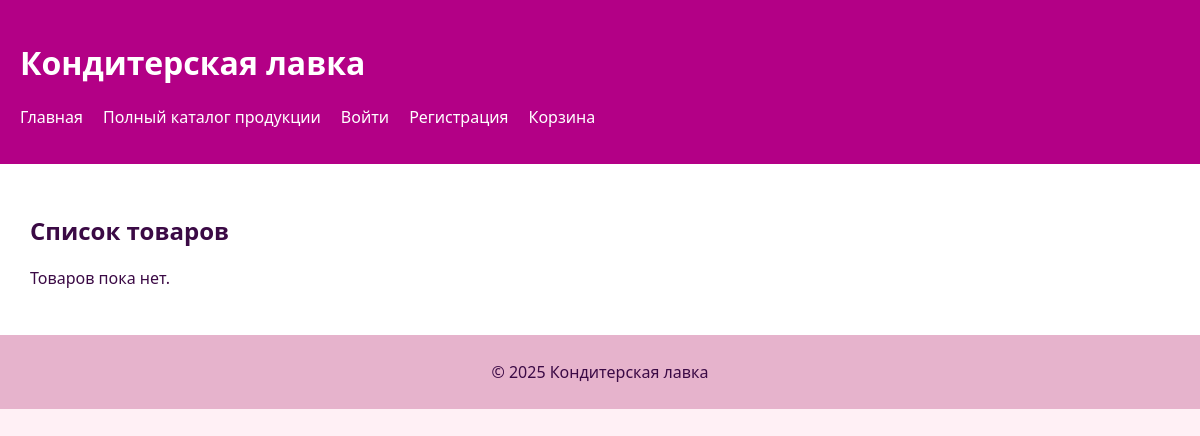
/products/, run on an earlier commit of the app's database.
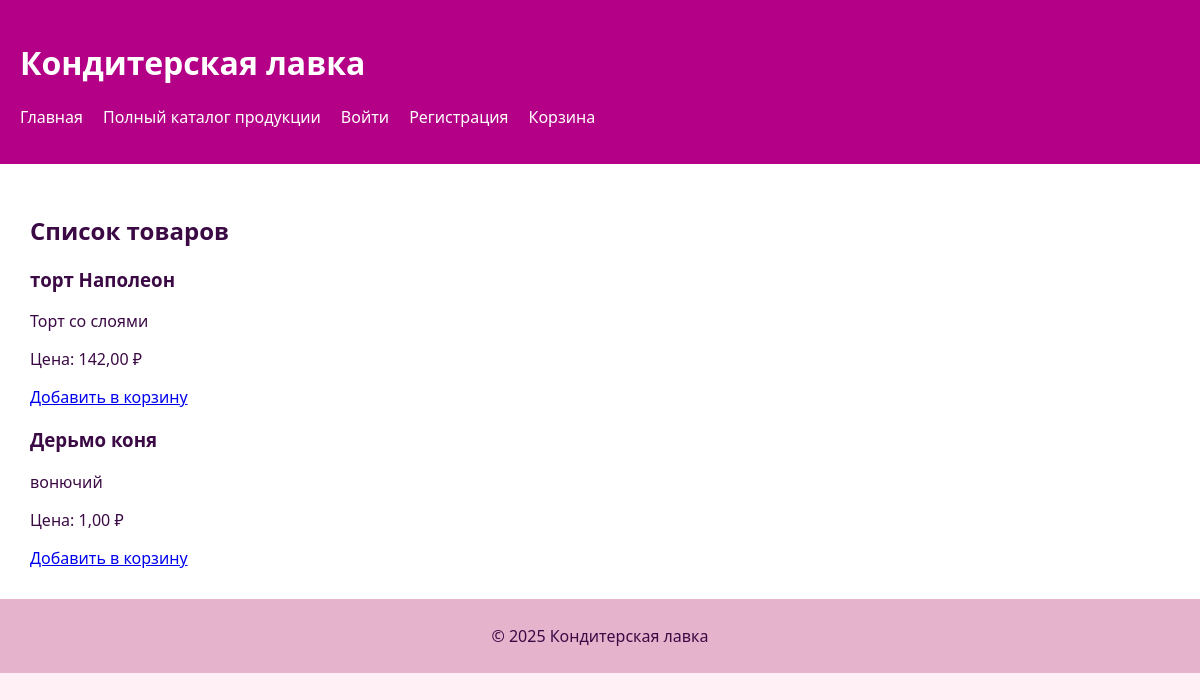
And on a later commit of the database.
### shop/models.py (models this page shows, shortened)
class Product(models.Model):
    name = models.CharField(max_length=255)
    description = models.TextField()
    price = models.DecimalField(max_digits=8, decimal_places=2)
    available = models.BooleanField(default=True)
    image = models.ImageField(upload_to='products/', null=True, blank=True)
    category = models.ForeignKey(Category, on_delete=models.CASCADE, null=True, blank=True)  # ← добавлено

### shop/views.py (the view)
# urls.py: path('products/', views.product_list, name='product_list'),
def product_list(request):
    products = Product.objects.filter(available=True)
    return render(request, 'product_list.html', {'products': products})

### firstproject/templates/product_list.html (shortened to what this page needs)
{% extends 'base.html' %}
{% block content %}
  <h2>Список товаров</h2>
  {% for product in products %}
    <div>
      <h3>{{ product.name }}</h3>
      <p>{{ product.description }}</p>
      <p>Цена: {{ product.price }} ₽</p>
      <a href="{% url 'add_to_cart' product.id %}">Добавить в корзину</a>
    </div>
  {% empty %}
    <p>Товаров пока нет.</p>
  {% endfor %}
{% endblock %}

### firstproject/templates/base.html (shortened to what this page needs)
{% load static %}
<!DOCTYPE html>
<html lang="ru">
<head>
    <link rel="stylesheet" href="{% static 'css/base.css' %}">
</head>
<body>
    <header>
        <h1>Кондитерская лавка</h1>
        <nav>
            <ul>
                <li><a href="{% url 'home' %}">Главная</a></li>
                <li><a href="{% url 'product_list' %}">Полный каталог продукции</a></li>
                {% if user.is_authenticated %}
                    <li>Привет, {{ user.username }}!</li>
                    <li>
                        <form action="{% url 'logout' %}" method="post" style="display:inline;">
                            {% csrf_token %}
                            <button type="submit" style="background:none; border:none; padding:0; color:inherit; cursor:pointer;">
                                Выйти
                            </button>
                        </form>
                    </li>
                {% else %}
                    <li><a href="{% url 'login' %}">Войти</a></li>
                    <li><a href="{% url 'register' %}">Регистрация</a></li>
                {% endif %}
                <li><a href="{% url 'cart' %}">Корзина</a></li>
            </ul>
        </nav>
    </header>
    <main>
        {% block content %}{% endblock %}
    </main>
    <footer>
        <p>&copy; 2025 Кондитерская лавка</p>
    </footer>
</body>
</html>

### firstproject/static/css/base.css (style rules this page uses)
body { margin: 0; font-family: 'Segoe UI', sans-serif; background: #fff0f5; color: #3b0a45; }
header { background: #b30086; color: white; padding: 20px; }
nav ul { list-style: none; display: flex; gap: 20px; padding: 0; }
nav ul li a { color: white; text-decoration: none; }
main { padding: 30px; background: white; }
footer { background: #e6b3cc; text-align: center; padding: 10px; }

What changed in the data, as far as the page shows it:
added Product: name "торт Наполеон", description "Торт со слоями", price "142,00"
added Product: name "Дерьмо коня", description "вонючий", price "1,00"
Also different on the page:
text no longer shown: "Товаров пока нет."
